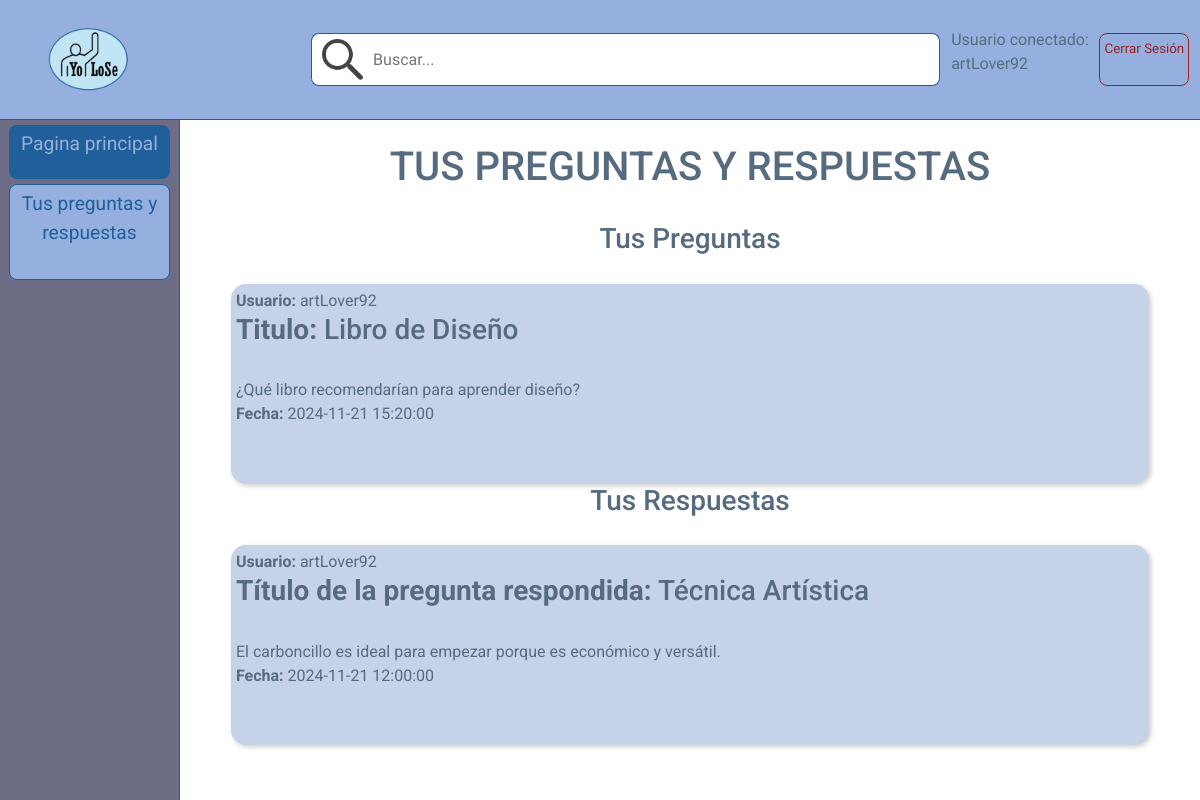
/PAGES/preguntasUser.php (signed in), run on the app's committed database.
### tables this page shows
CREATE TABLE tbl_POST (
    id_post INT PRIMARY KEY AUTO_INCREMENT NOT NULL,
    titulo_post VARCHAR(50) NULL,
    contenido_post VARCHAR(500) NOT NULL,
    fecha_post DATETIME NOT NULL,
    user_post VARCHAR(30) NOT NULL,
    ref_post INT NULL
);

### PAGES/preguntasUser.php (the view, shortened to what this page needs)
<?php
include_once "../PHP/connect.php";
?>
<!DOCTYPE html>
<html lang="en">
<head>
    <link rel="stylesheet" href="../STYLES/estilos.css">
</head>
<body>
    <div id="contenedorPagina">
        <div id="header">
            <a href="./index.php" id="logo"><img src="../img/logo.png" id="logoFoto"></a>
            <div id="contenedorOpcionesHeader">
                <div id="filtrosBuscador">
                    <img src="../img/buscador.png" alt="" id="logoBuscador">
                    <input type="text" name="" id="buscador" placeholder="Buscar...">
                </div>
                <?php
                if (isset($_SESSION['usuarioConectado'])) {
                    ?>
                    <p><strong>Usuario conectado:</strong><br><?php echo $_SESSION['usuarioConectado']; ?></p>
                    <button class="botonesHeader" id="botonLogOut"><a class="botonLogInA" href="../PHP/proceso_cerrarSesion.php">Cerrar Sesión</a></button>
                    <?php
                } else {
                    ?>
                    <button class="botonesHeader" id="botonLogIn"><a class="botonLogInA" href="./login.php">Log In</a></button>
                    <button class="botonesHeader" id="botonReg"><a class="botonLogInA" href="./registrarse.php">Register</a></button>
                    <?php
                }
                ?>
            </div>
        </div>
        <div id="bodyPagina">
            <nav id="menu">
                <button class="botonMenu"><a class="botonMenuInterior" href="./index.php">Pagina principal</a></button>
                <button class="botonMenuPyRSeleccionado"><a class="botonMenuInterior" href="./preguntasUser.php">Tus preguntas y respuestas</a></button>
            </nav>
            <div id="contenido">
                <div id="headerContenido">
                    <h1>TUS PREGUNTAS Y RESPUESTAS</h1>
                </div>
                <?php
                try {
                    $sqlPreguntas = "SELECT * FROM tbl_post WHERE user_post = :user_post AND ref_post IS NULL";
                    $sqlRespuestas = "
                        SELECT
                            r.id_post,
                            r.contenido_post,
                            r.fecha_post,
                            r.user_post,
                            r.ref_post,
                            p.titulo_post AS titulo_pregunta
                        FROM
                            tbl_post r
                        INNER JOIN
                            tbl_post p ON r.ref_post = p.id_post
                        WHERE
                            r.user_post = :user_post
                            AND r.ref_post IS NOT NULL
                    ";
                    $stmt1 = $pdo->prepare($sqlPreguntas);
                    $stmt1->bindParam(':user_post', $_SESSION["usuarioConectado"]);
                    $stmt1->execute();
                    $result = $stmt1->fetchAll(PDO::FETCH_ASSOC);
                    echo "<h3>Tus Preguntas</h3>";
                    if ($stmt1->rowCount() < 1) {
                        echo "No has hecho ninguna pregunta.";
                    } else {
                        foreach ($result as $fila) {
                            echo "<a id='contenedorPregunta' href='./editar.php?post=" . htmlspecialchars($fila["id_post"]) . "'><div id='interiorContenedorPregunta'>";
                            echo "<strong>Usuario:</strong> " . htmlspecialchars($fila["user_post"]) . "<br>";
                            echo "<h3><strong>Titulo:</strong> " . htmlspecialchars($fila["titulo_post"]) . "</h3><br>";
                            echo htmlspecialchars($fila["contenido_post"]) . "<br>";
                            echo "<strong>Fecha:</strong> " . htmlspecialchars($fila["fecha_post"]) . "<br>";
                            echo "</div></a>";
                        }
                    }
                    $stmt2 = $pdo->prepare($sqlRespuestas);
                    $stmt2->bindParam(':user_post', $_SESSION["usuarioConectado"]);
                    $stmt2->execute();
                    $result2 = $stmt2->fetchAll(PDO::FETCH_ASSOC);
                    echo "<h3>Tus Respuestas</h3>";
                    if ($stmt2->rowCount() < 1) {
                        echo "No has respondido ninguna pregunta.";
                    } else {
                        foreach ($result2 as $fila) {
                            echo "<a id='contenedorPregunta' href='./editar.php?post=" . htmlspecialchars($fila["id_post"]) . "'><div id='interiorContenedorPregunta'>";
                            echo "<strong>Usuario:</strong> " . htmlspecialchars($fila["user_post"]) . "<br>";
                            echo "<h3><strong>Título de la pregunta respondida:</strong> " . htmlspecialchars($fila["titulo_pregunta"]) . "</h3><br>";
                            echo htmlspecialchars($fila["contenido_post"]) . "<br>";
                            echo "<strong>Fecha:</strong> " . htmlspecialchars($fila["fecha_post"]) . "<br>";
                            echo "</div></a>";
                        }
                    }
                } catch (PDOException $e) {
                    echo "Error: " . $e->getMessage();
                }
                ?>
            </div>
        </div>
    </div>
</body>
</html>

### STYLES/estilos.css (style rules this page uses)
html { width: 100%; height: 100%; }
body { width: 100%; height: 100%; margin: 0; }
#header * { font-family: "Concert One", sans-serif; font-weight: 400; font-style: normal; }
#contenedorPagina { width: 100%; height: 100%; font-family: "Roboto", serif; font-weight: 400; font-style: normal; color: #566b7f; }
#header { width: 100%; height: 15%; display: flex; flex-direction: row; box-sizing: border-box; border-bottom: 1.5px solid #215F9A; background-color: rgb(149, 176, 222); align-items: center; justify-content: space-between; }
#bodyPagina { width: 100%; height: 85%; display: flex; flex-direction: row; }
#menu { height: 100%; width: 15%; display: flex; flex-direction: column; box-sizing: border-box; border-right: 1.5px solid #215F9A; background-color: rgb(109, 110, 133); align-items: center; }
#contenido { height: 100%; width: 85%; display: flex; flex-direction: column; background-color: rgb(255, 255, 255); justify-content: flex-start; align-items: center; overflow: auto; }
#logo { width: auto; height: 65px; margin-left: 4%; margin-right: 4%; }
#logoFoto { width: auto; height: 100%; }
#contenedorOpcionesHeader { width: 75%; height: 100%; align-items: center; display: flex; flex-direction: row; justify-content: space-evenly; }
#filtrosBuscador { width: 70%; height: 45%; display: flex; flex-direction: row; }
.botonesHeader { width: 10%; height: 45%; padding: 0; border: 0; }
#buscador { height: 100%; width: 90%; padding: 0; border: 0; border-top-right-radius: 8px; border-bottom-right-radius: 8px; border: 1.5px solid #215F9A; box-sizing: border-box; border-left: 0; outline: none; color: gray; }
#logoBuscador { width: auto; padding: 5px; height: 100%; background-color: white; border-top-left-radius: 8px; border-bottom-left-radius: 8px; box-sizing: border-box; border: 1.5px solid #215F9A; border-right: 0; padding-right: 10px; padding-left: 10px; }
.botonMenuInterior { text-decoration: none; color: inherit; width: 100%; height: 100%; display: block; padding-top: 5px; }
.botonMenu { border-radius: 8px; background-color: #215F9A; color: rgb(149, 176, 222); border: none; font-size: larger; width: 90%; height: 8%; padding: 0; margin-top: 5px; }
.botonMenuPyRSeleccionado { border-radius: 8px; border: 1.5px solid #215F9A; background-color: rgb(149, 176, 222); color: #215F9A; font-size: larger; width: 90%; height: 14%; padding: 0; margin-top: 5px; }
#botonLogOut { border-radius: 8px; border: 1.5px solid #9a2121; background-color: rgb(149, 176, 222); color: #9a2121; font-size: smaller; }
.botonLogInA { text-decoration: none; color: inherit; width: 100%; height: 100%; display: block; padding-top: 5px; }
#headerContenido { width: 100%; height: 15%; align-items: center; display: flex; flex-direction: row; justify-content: space-evenly; }
#contenedorPregunta { width: 90%; height: 200px; background-color: rgb(198, 210, 231); margin-top: 20px; border-radius: 15px; box-shadow: 2px 2px 5px rgba(0, 0, 0, 0.2); box-sizing: border-box; padding: 5px; display: block; text-decoration: none; color: inherit; }
#interiorContenedorPregunta { width:100%; height:100%; text-decoration: none; }

### data on the page
tbl_post: user_post "artLover92", titulo_post "Libro de Diseño", contenido_post "¿Qué libro recomendarían para aprender diseño?", fecha_post "2024-11-21 15:20:00"
tbl_post: user_post "artLover92", tbl_post.titulo_post "Técnica Artística", contenido_post "El carboncillo es ideal para empezar porque es económico y versátil.", fecha_post "2024-11-21 12:00:00"

### other printed values
$_SESSION['usuarioConectado'] "artLover92"
